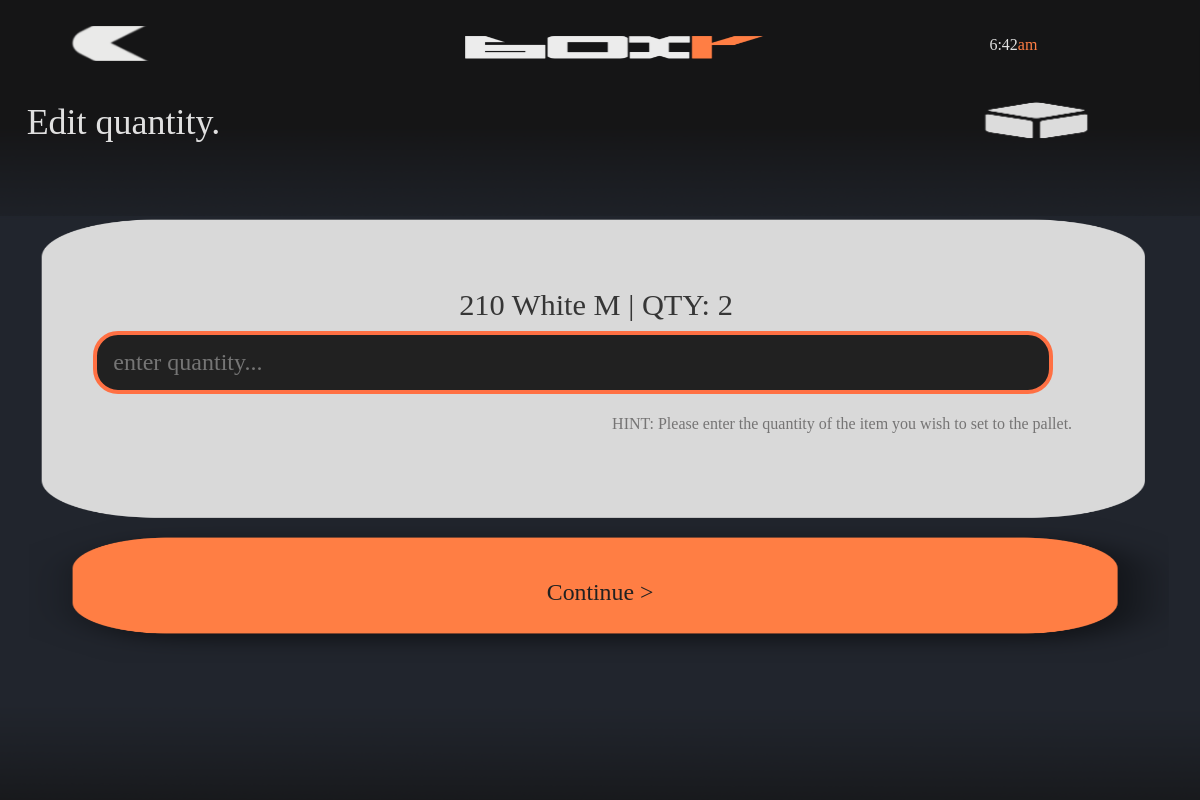
The app's page /search/pallet/edit/58 (signed in), older data.
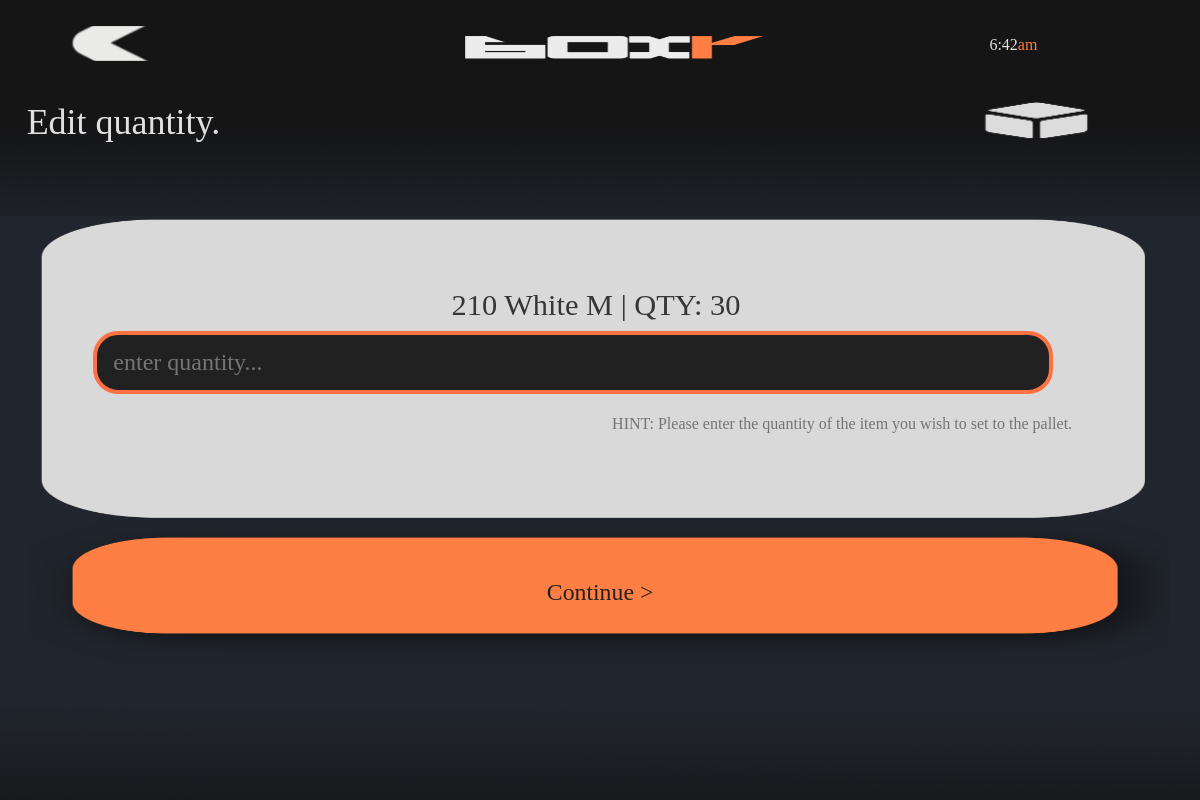
The same page, newer data.
### main/models.py (models this page shows, shortened)
class Products_On_Pallets(models.Model):
    product = models.ForeignKey(Product, on_delete=models.CASCADE)
    pallet = models.ForeignKey(Pallets, on_delete=models.CASCADE)
    qty = models.IntegerField(default=0)

### main/views.py (the view)
# urls.py: path('search/pallet/edit/<int:item_id>', views.search_pallet_edit, name="searchpallet-edit"),
def search_pallet_edit(request, item_id):
    p = Products_On_Pallets.objects.get(id=item_id)
    product = p.product
    content = {
        "item": p,
        "product": product
    }
    return verifyUser(request, render(request, 'main/search/pallet/search_pallet_edit.html',content))

### main/models.py (called while the page is built)
    def __str__(self):
        return self.size_name

    def __str__(self):
        return str(self.style_id)

    def __str__(self):
        return self.color_name

    def __str__(self):
        return str(self.style) + " " + str(self.color) + " " + str(self.size)

### main/views.py (called while the page is built)
def verifyUser(request, renderObj):
    if(request.user is None or request.user.is_authenticated == False):
        print("Redirecting!")
        return redirect("/accounts/login")
    else:
        print("Rendering!")
        return renderObj

### main/templates/main/search/pallet/search_pallet_edit.html (shortened to what this page needs)
<!DOCTYPE html>
<html><head><meta name="GCD" content="YTk3ODQ3ZWZhN2I4NzZmMzBkNTEwYjJl7f744fdf6471ef02628479fc56257581"/>
  {% load static %}
  <link rel="stylesheet" href="{% static 'css/main.css' %}" />
</head>
<body>
  <gwd-genericad id="gwd-ad">
    <gwd-pagedeck class="gwd-page-container" id="pagedeck" data-gwd-offset-top="0px" data-gwd-offset-left="0px">
      <gwd-page id="page1" class="gwd-page-wrapper gwd-page-size gwd-lightbox gwd-page-1f4d" data-gwd-width="100%" data-gwd-height="100%">
        <div class="gwd-page-content gwd-page-size">
          <gwd-image id="pageBG" source="{% static 'images/addpallet/page3/home_mockup_BG.png' %}" scaling="stretch" class="gwd-image-1l7d"></gwd-image>
          <gwd-image id="headerBG" source="{% static 'images/addpallet/page3/home_mockup_TIMEBG.png' %}" scaling="stretch" class="gwd-image-pqq6"></gwd-image>
          <gwd-image id="topBar" source="{% static 'images/addpallet/page3/topBar.png' %}" scaling="stretch" class="gwd-image-1rbp"></gwd-image>
          <gwd-image onclick="location.href = '/home'" id="logoBoxr" source="{% static 'images/addpallet/page3/home_logo.png' %}" scaling="stretch" class="gwd-image-1q3q"></gwd-image>
          <gwd-imagebutton id="buttonBack" up-image="{% static 'images/addpallet/page3/backArrow.png' %}" over-image="{% static 'images/addpallet/page3/backArrow.png' %}" down-image="{% static 'images/addpallet/page3/backArrow.png' %}" scaling="cover" class="gwd-imagebutton-4wfy"></gwd-imagebutton>
          <span class="gwd-span-l190" id="timeDispSmall"><span class="gwd-span-rbea" id="12hdisp"></span><span class="gwd-span-1x1k" id="numbers">pm</span></span><span class="gwd-span-b32t" id="searchLabel">Edit quantity.</span>
          <gwd-image id="headerIcon" source="{% static 'images/addpallet/page3/box.png' %}" scaling="stretch" class="gwd-image-569z"></gwd-image>
          <gwd-image style="pointer-events: none;" id="clipboard_partial" source="{% static 'images/addpallet/page3/clipboard_partial.png' %}" scaling="stretch" class="gwd-image-1evy"></gwd-image>
          <span class="gwd-span-b32t gwd-span-cbj8 gwd-span-y8ju" id="clipboardTextPalletName">
            {{ product }} | QTY: {{ item.qty }}
          </span>
          <form name="bigFormThing" action="{% url 'searchpallet-save' item_id=item.pk %}", method = POST >
          <input type="number" id="value" name="value" class="gwd-input-pkyf gwd-input-9clr" placeholder="enter quantity...">
          </form>
          <p class="gwd-p-g7dd">HINT: Please enter the quantity of the item you wish to set to the pallet.</p>
          <gwd-imagebutton id="searchItemButt" onclick="pretzels()" up-image="{% static 'images/addpallet/page3/butt.png' %}" over-image="{% static 'images/addpallet/page3/butt.png' %}" down-image="{% static 'images/addpallet/page3/butt.png' %}" scaling="100% 100%" class="gwd-imagebutton-122t"></gwd-imagebutton><span class="gwd-span-1m6s gwd-span-1707" id="itemButtLabel" style="pointer-events: none;">Continue &gt;</span></div>
      </gwd-page>
    </gwd-pagedeck>
  </gwd-genericad>
</body></html>

Row changes from the older to the newer data that the page shows:
changed Products_On_Pallets: qty "2" → "30"
